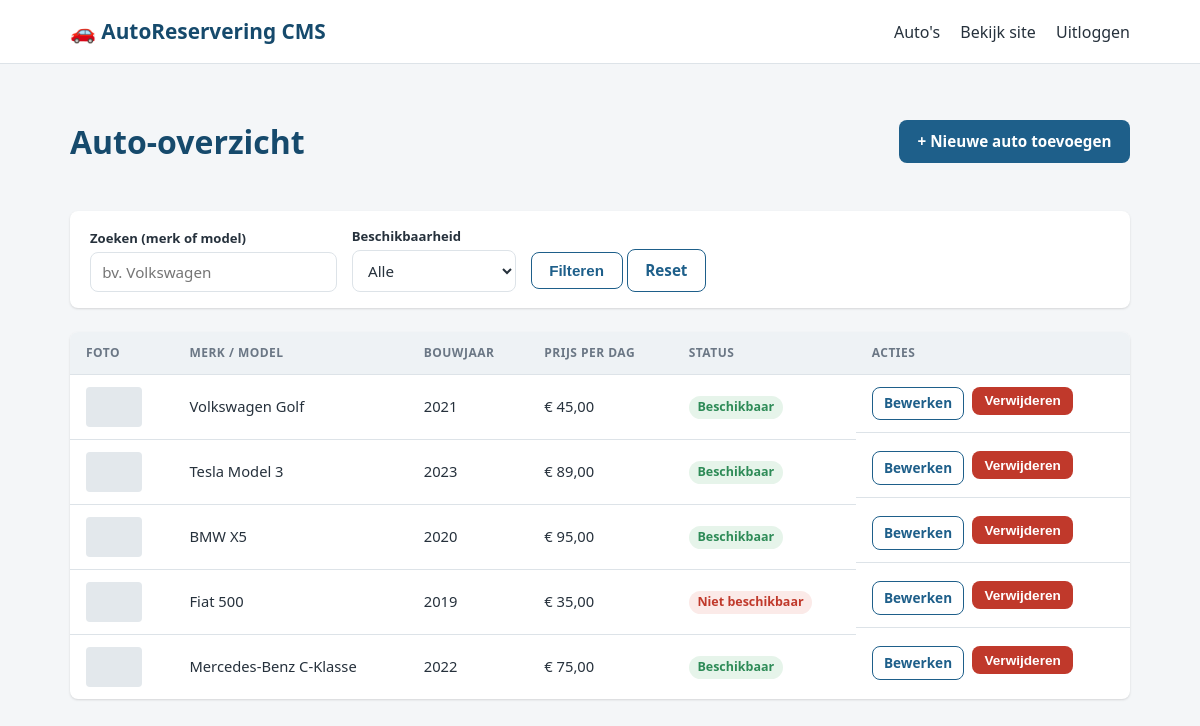
Page /admin/dashboard.php (signed in) on the committed database.
### tables this page shows
CREATE TABLE IF NOT EXISTS cars (
    id INT AUTO_INCREMENT PRIMARY KEY,
    brand VARCHAR(100) NOT NULL,
    model VARCHAR(100) NOT NULL,
    year INT NOT NULL,
    price_per_day DECIMAL(10,2) NOT NULL,
    description TEXT,
    photo VARCHAR(255) DEFAULT NULL,
    available TINYINT(1) NOT NULL DEFAULT 1,
    created_at TIMESTAMP DEFAULT CURRENT_TIMESTAMP,
    updated_at TIMESTAMP DEFAULT CURRENT_TIMESTAMP ON UPDATE CURRENT_TIMESTAMP
);

### includes/functions.php (called while the page is built, shortened)
<?php
function e(?string $value): string
{
    return htmlspecialchars($value ?? '', ENT_QUOTES, 'UTF-8');
}
function format_price(float $price): string
{
    return '€ ' . number_format($price, 2, ',', '.');
}

### includes/db.php (called while the page is built)
<?php
function get_pdo(): PDO
{
    static $pdo = null;
    if ($pdo === null) {
        $dsn = 'mysql:host=' . DB_HOST . ';dbname=' . DB_NAME . ';charset=utf8mb4';
        $pdo = new PDO($dsn, DB_USER, DB_PASS, [
            PDO::ATTR_ERRMODE => PDO::ERRMODE_EXCEPTION,
            PDO::ATTR_DEFAULT_FETCH_MODE => PDO::FETCH_ASSOC,
            PDO::ATTR_EMULATE_PREPARES => false,
        ]);
    }
    return $pdo;
}

### admin/dashboard.php (the view, shortened to what this page needs)
<?php
$search = trim($_GET['q'] ?? '');
$sql = 'SELECT * FROM cars WHERE 1=1';
$params = [];
$sql .= ' ORDER BY created_at DESC';
$stmt = get_pdo()->prepare($sql);
$stmt->execute($params);
$cars = $stmt->fetchAll();
require_once __DIR__ . '/../includes/admin_header.php';
?>
<div class="page-header">
    <h1>Auto-overzicht</h1>
    <a class="btn" href="car_form.php">+ Nieuwe auto toevoegen</a>
</div>
<form method="get" class="filter-bar">
    <div class="form-group">
        <label for="q">Zoeken (merk of model)</label>
        <input type="text" id="q" name="q" value="<?= e($search) ?>" placeholder="bv. Volkswagen">
    </div>
    <div class="form-group">
        <label for="availability">Beschikbaarheid</label>
        <select id="availability" name="availability">
            <option value="">Alle</option>
        </select>
    </div>
    <div class="form-group">
        <button type="submit" class="btn btn-secondary">Filteren</button>
        <a href="dashboard.php" class="btn btn-secondary">Reset</a>
    </div>
</form>
<?php if (empty($cars)): ?>
    <div class="empty-state">Geen auto's gevonden.</div>
<?php else: ?>
    <table>
        <thead>
        <tr>
            <th>Foto</th>
            <th>Merk / model</th>
            <th>Bouwjaar</th>
            <th>Prijs per dag</th>
            <th>Status</th>
            <th>Acties</th>
        </tr>
        </thead>
        <tbody>
        <?php foreach ($cars as $car): ?>
            <tr>
                <td>
                    <?php if ($car['photo']): ?>
                        <img class="table-photo" src="../uploads/<?= e($car['photo']) ?>" alt="">
                    <?php else: ?>
                        <div class="table-photo"></div>
                    <?php endif; ?>
                </td>
                <td><?= e($car['brand']) ?> <?= e($car['model']) ?></td>
                <td><?= e((string) $car['year']) ?></td>
                <td><?= format_price((float) $car['price_per_day']) ?></td>
                <td>
                    <?php if ($car['available']): ?>
                        <span class="badge badge-available">Beschikbaar</span>
                    <?php else: ?>
                        <span class="badge badge-unavailable">Niet beschikbaar</span>
                    <?php endif; ?>
                </td>
                <td class="actions">
                    <a class="btn btn-secondary btn-small" href="car_form.php?id=<?= (int) $car['id'] ?>">Bewerken</a>
                    <form method="post" action="car_delete.php" onsubmit="return confirm('Weet je zeker dat je deze auto wilt verwijderen? Dit kan niet ongedaan worden gemaakt.');">
                        <button type="submit" class="btn btn-danger btn-small">Verwijderen</button>
                    </form>
                </td>
            </tr>
        <?php endforeach; ?>
        </tbody>
    </table>
<?php endif; ?>
<?php require_once __DIR__ . '/../includes/admin_footer.php'; ?>

### css/style.css (style rules this page uses)
:root { --color-primary: #1e5f8a; --color-primary-dark: #164a6c; --color-accent: #f5a623; --color-bg: #f4f6f8; --color-surface: #ffffff; --color-text: #26313c; --color-muted: #6b7785; --color-border: #dde3e8; --color-success: #2e8b57; --color-success-bg: #e6f4ea; --color-danger: #c0392b; --color-danger-bg: #fbeae8; --radius: 8px; --shadow: 0 1px 3px rgba(0, 0, 0, 0.08), 0 1px 2px rgba(0, 0, 0, 0.06); }
* { box-sizing: border-box; }
body { margin: 0; font-family: "Segoe UI", Roboto, Arial, sans-serif; background: var(--color-bg); color: var(--color-text); line-height: 1.5; }
a { color: var(--color-primary); }
h1, h2, h3 { color: var(--color-primary-dark); }
.page-header { display: flex; align-items: center; justify-content: space-between; flex-wrap: wrap; gap: 1rem; margin-bottom: 1.5rem; }
.btn { display: inline-block; padding: 0.55rem 1.1rem; border-radius: var(--radius); border: 1px solid transparent; background: var(--color-primary); color: #fff; font-size: 0.95rem; font-weight: 600; text-decoration: none; cursor: pointer; }
.btn-secondary { background: transparent; color: var(--color-primary); border-color: var(--color-primary); }
.btn-danger { background: var(--color-danger); }
.btn-small { padding: 0.35rem 0.7rem; font-size: 0.85rem; }
.badge { display: inline-block; padding: 0.15rem 0.55rem; border-radius: 999px; font-size: 0.78rem; font-weight: 600; }
.badge-available { background: var(--color-success-bg); color: var(--color-success); }
.badge-unavailable { background: var(--color-danger-bg); color: var(--color-danger); }
.form-group { margin-bottom: 1.1rem; }
label { display: block; font-weight: 600; margin-bottom: 0.3rem; }
input[type="text"], input[type="email"], input[type="tel"], input[type="number"], input[type="date"], input[type="password"], input[type="file"], select, textarea { width: 100%; padding: 0.55rem 0.7rem; border: 1px solid var(--color-border); border-radius: var(--radius); font-size: 0.95rem; font-family: inherit; background: #fff; color: var(--color-text); }
.filter-bar { background: var(--color-surface); border-radius: var(--radius); box-shadow: var(--shadow); padding: 1rem 1.25rem; margin-bottom: 1.5rem; display: flex; flex-wrap: wrap; gap: 0.9rem; align-items: flex-end; }
.filter-bar .form-group { margin-bottom: 0; min-width: 140px; }
.filter-bar label { font-size: 0.82rem; margin-bottom: 0.2rem; }
table { width: 100%; border-collapse: collapse; background: var(--color-surface); border-radius: var(--radius); overflow: hidden; box-shadow: var(--shadow); }
th, td { text-align: left; padding: 0.75rem 1rem; border-bottom: 1px solid var(--color-border); font-size: 0.92rem; }
th { background: #eef2f5; color: var(--color-muted); text-transform: uppercase; font-size: 0.75rem; letter-spacing: 0.04em; }
tr:last-child td { border-bottom: none; }
.actions { display: flex; gap: 0.5rem; }
.table-photo { width: 56px; height: 40px; object-fit: cover; border-radius: 4px; background: #e3e8ec; }

### rows in the picture
cars: brand "Volkswagen", model "Golf", year "2021", price_per_day "€ 45,00", available "Beschikbaar"
cars: brand "Tesla", model "Model 3", year "2023", price_per_day "€ 89,00", available "Beschikbaar"
cars: brand "BMW", model "X5", year "2020", price_per_day "€ 95,00", available "Beschikbaar"
cars: brand "Fiat", model "500", year "2019", price_per_day "€ 35,00", available "Niet beschikbaar"
cars: brand "Mercedes-Benz", model "C-Klasse", year "2022", price_per_day "€ 75,00", available "Beschikbaar"
